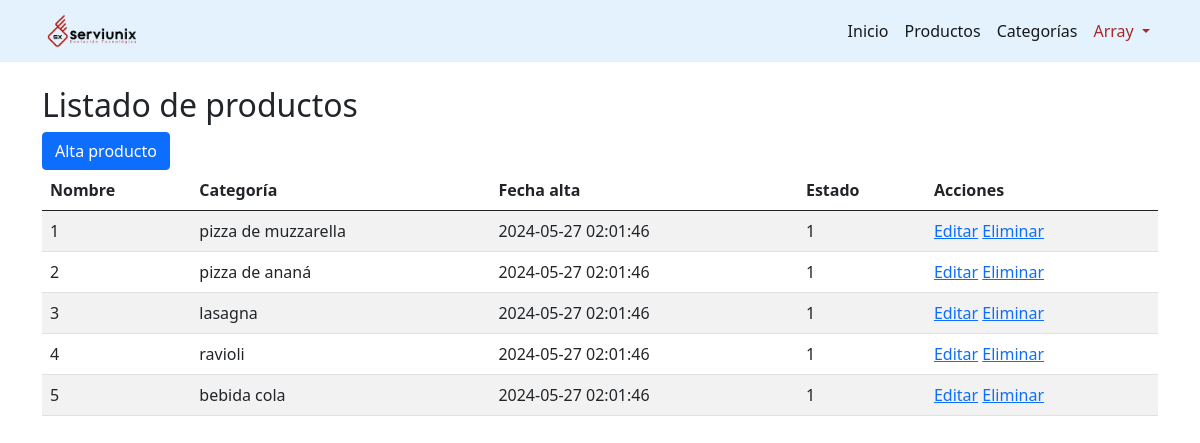
The page /inicio.php (signed in) on the database its author committed.
### tables this page shows
CREATE TABLE productos (
    ID INT UNSIGNED NOT NULL AUTO_INCREMENT PRIMARY KEY,
    NOMBRE VARCHAR(200) NOT NULL,
    DESCRIPCION TEXT,
    PRECIO FLOAT(6, 2),
    IMAGEN VARCHAR(200),
    FECHA_ALTA DATETIME,
    ESTADO TINYINT(1) NOT NULL DEFAULT 1
);

### inicio.php (called while the page is built, shortened)
<?php
$entidad = $_GET["e"] ?? "productos";
$entidad = ucfirst(strtolower($entidad));
$clase = $entidad . "Controller";
$accion = $_GET["a"] ?? "list";
$respuesta = $clase::$accion();
$archivo = $respuesta["view"];
include VIEWS . "/inc/header.php";
include VIEWS . "$archivo";
include VIEWS . "/inc/footer.php";

### src/controllers/ProductosController.php (called while the page is built, shortened)
<?php
class ProductosController
{
    public static function list()
    {
        $productos = new ProductosModel();
        $prod_list = $productos->getAll();
        return [
            "view" => "/productos/listado.php",
            "form" => [
                "productos" => $prod_list,
            ],
        ];
    }
}

### src/models/ProductosModel.php (called while the page is built, shortened)
<?php
class ProductosModel
{
    private $pdo;
    private int $id;
    private string $nombre;
    private string $estado;
    private string $fecha_alta;
    public function getId()
    {
        return $this->id;
    }
    public function getNombre()
    {
        return $this->nombre;
    }
    public function getEstado()
    {
        return $this->estado;
    }
    public function getFechaAlta()
    {
        return $this->fecha_alta;
    }
    public function connect()
    {
        $dsn =
            "mysql:host=" .
            DBHOST .
            ";dbname=" .
            DBNAME .
            ";charset=" .
            DBCHARSET;
        $this->pdo = new PDO($dsn, DBUSER, DBPASS);
    }
    public function getAll()
    {
        $stmt = $this->pdo->prepare(
            "SELECT id,nombre,fecha_alta,estado FROM productos"
        );
        $stmt->execute();
        $stmt->setFetchMode(PDO::FETCH_CLASS, ProductosModel::class);
        return $stmt->fetchAll();
    }
}

### src/views/productos/listado.php (the view)
<div class="mt-4 container">
    <h2>Listado de productos</h2>
    <a class="btn btn-primary" aria-current="page" href="/productos/new">Alta producto</a>
    <table class="table table-striped">
        <thead>
            <tr>
                <th>Nombre</th>
                <th>Categoría</th>
                <th>Fecha alta</th>
                <th>Estado</th>
                <th>Acciones</th>
            </tr>
        </thead>
        <tbody>
            <?php foreach ($respuesta["form"]["productos"] as $p): ?>
                <tr>
                    <td><?php echo $p->getId(); ?></td>
                    <td><?php echo $p->getNombre(); ?></td>
                    <td><?php echo $p->getFechaAlta(); ?></td>
                    <td><?php echo $p->getEstado(); ?></td>
                    <td>
                        <a href='/productos/<?php echo $p->getId(); ?>/edit'>Editar</a>
                        <a href="/productos/<?php echo $p->getId(); ?>/delete">Eliminar</a>
                    </td>
                </tr>
            <?php endforeach; ?>
        </tbody>
    </table>
</div>

### rows shown on the page
productos: ID "1", NOMBRE "pizza de muzzarella", FECHA_ALTA "2024-05-27 02:01:46", ESTADO "1"
productos: ID "2", NOMBRE "pizza de ananá", FECHA_ALTA "2024-05-27 02:01:46", ESTADO "1"
productos: ID "3", NOMBRE "lasagna", FECHA_ALTA "2024-05-27 02:01:46", ESTADO "1"
productos: ID "4", NOMBRE "ravioli", FECHA_ALTA "2024-05-27 02:01:46", ESTADO "1"
productos: ID "5", NOMBRE "bebida cola", FECHA_ALTA "2024-05-27 02:01:46", ESTADO "1"

### other values the page prints
$_SESSION['user'] "Array"
